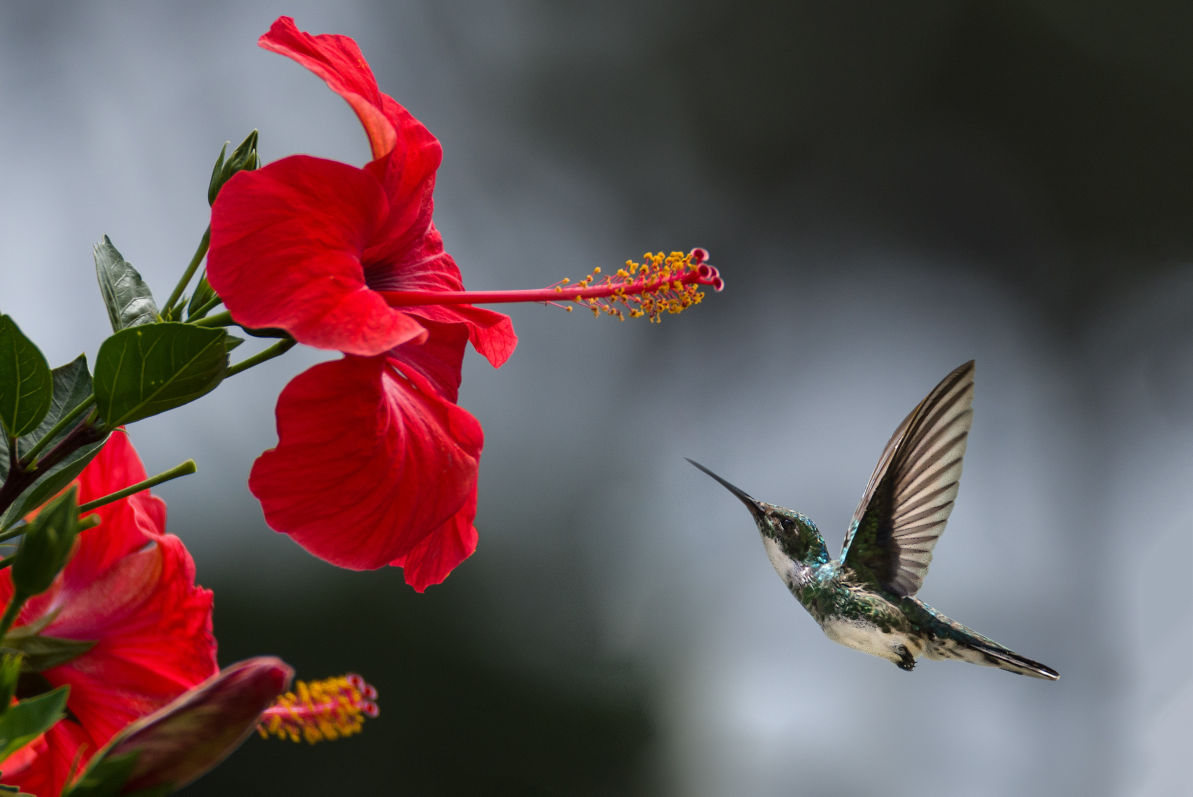
#> input picture Assets/Bird.jpg, 3579 x 2389 px (shown at 1/3 size)
$ python -i run.py   (imports and definitions only)
#> lines starting #> are read from the running program, lines starting #| are printed output that depends on the picture; after the words box and inside, x2 and y2 are one past the last pixel; in counts of white or black regions, pixels touching at a corner belong together
#> further down, picture is the input picture: shape (2389, 3579, 3); mean B, G, R 85.9, 83.7, 103.6
'''
The following code was created and distributed by Ivan Goncharov with [ModifiedOpenLabelling Repository](https://github.com/ivangrov/ModifiedOpenLabelling)
All rights to the following code belong to Ivan Goncharov.
'''

import argparse
import textwrap
import glob
import os

import numpy as np
import cv2

bin_bbox_path = 'bin/bbox_txt'
bin_images_path = 'bin/images'

# [4 lines not run here, left out]


WITH_QT = True
# [6 lines not run here, left out]

bbox_thickness = 2

parser = argparse.ArgumentParser(description='YOLO v8 Bounding Box Tool')
# [5 lines not run here, left out]

class_index = 0
img_index = 0
img = None
img_objects = []
bb_dir = "bbox_txt/"

# selected bounding box
prev_was_double_click = False
is_bbox_selected = False
selected_bbox = -1

mouse_x = 0
mouse_y = 0
point_1 = (-1, -1)
point_2 = (-1, -1)

# [24 lines left out: functions change_img_index, change_class_index, not called in this run]


def draw_edges(tmp_img):
    blur = cv2.bilateralFilter(tmp_img, 3, 75, 75)
    edges = cv2.Canny(blur, 150, 250, 3)
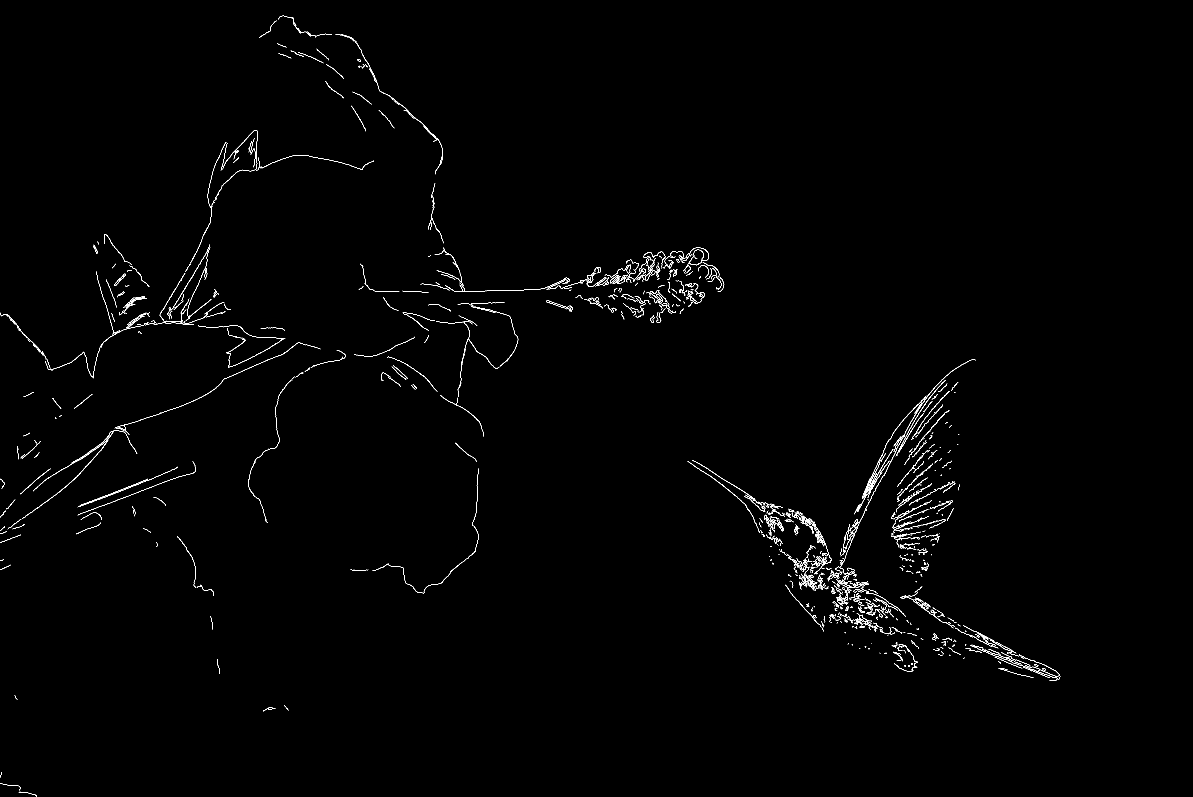
#> edges: shape (2389, 3579) (shown at 1/3 size); 0.58% white in thin lines or dots, all inside (x1, y1, x2, y2) = (0, 47, 3181, 2389)
    edges = cv2.cvtColor(edges, cv2.COLOR_GRAY2RGB)
    # Overlap image and edges together
    tmp_img = np.bitwise_or(tmp_img, edges)
    #tmp_img = cv2.addWeighted(tmp_img, 1 - edges_val, edges, edges_val, 0)
    return tmp_img


# [12 lines left out: functions decrease_index, increase_index, not called in this run]


def draw_line(img, x, y, height, width, color):
    cv2.line(img, (x, 0), (x, height), color, thickness=args.cross_thickness)
    cv2.line(img, (0, y), (width, y), color, thickness=args.cross_thickness)


# [24 lines left out: functions yolo_format, voc_format, get_txt_path, not called in this run]


def save_bb(txt_path, line):
    with open(txt_path, 'a') as myfile:
        myfile.write(line + "\n") # append line


# [146 lines left out: functions delete_bb, yolo_to_x_y, draw_text, draw_bboxes_from_file, get_bbox_area, set_selected_bbox and 3 more, not called in this run]


def is_mouse_inside_points(x1, y1, x2, y2):
    return mouse_x > x1 and mouse_x < x2 and mouse_y > y1 and mouse_y < y2


# [32 lines left out: functions get_close_icon, draw_close_icon, draw_info_bb_selected, remove_bad_data, not called in this run]


# load all images (with multiple extensions) from a directory using OpenCV
img_dir = "images/"
image_list = []
# [5 lines not run here, left out]

# [7 lines of commented-out code are left out]

last_img_index = len(image_list) - 1
# [14 lines not run here, left out]
#print(class_list)
# [1 line that did not run here, left out]

# Make the class colors the same each session
# The colors are in BGR order because we're using OpenCV
class_rgb = [
    (0, 0, 255), (255, 0, 0), (0, 255, 0), (255, 255, 0), (0, 255, 255),
    (255, 0, 255), (192, 192, 192), (128, 128, 128), (128, 0, 0),
    (128, 128, 0), (0, 128, 0), (128, 0, 128), (0, 128, 128), (0, 0, 128)]
class_rgb = np.array(class_rgb)
# If there are still more classes, add new colors randomly
# [1 line that did not run here, left out]
# [3 lines that did not run here, left out]

# create window
WINDOW_NAME = 'Bounding Box Labeler'
# [4 lines not run here, left out]

# selected image
TRACKBAR_IMG = 'Image'
# [1 line not run here, left out]

# selected class
TRACKBAR_CLASS = 'Class'
# [5 lines not run here, left out]
edges_on = False

# [3 lines not run here, left out]

color = class_rgb[class_index].tolist()
# loop
# [206 lines not run here, left out]

>>> import cv2
>>> picture = cv2.imread('../Assets/Bird.jpg')
>>> result = draw_edges(picture)
